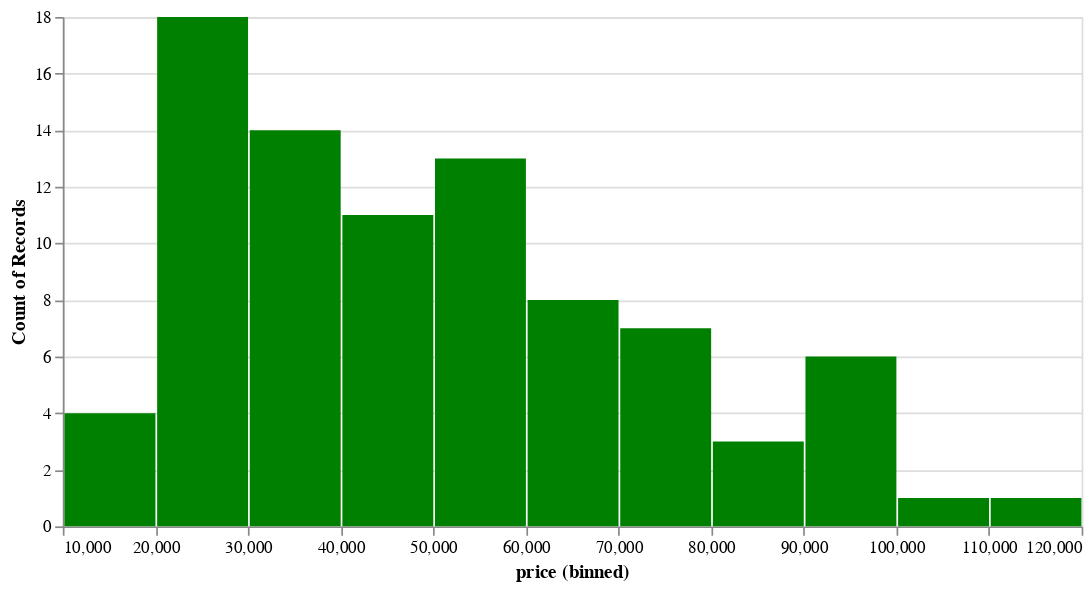

The cell this chart's notebook holds for it:
### Markdown cell above
## Monthly distribution

### Code cell
exp.distribution()

### Figure 1 — Vega specification as saved in the notebook (floating-point values rounded to 4 significant figures)
{"$schema": "https://vega.github.io/schema/vega/v5.json", "data": [{"name": "param_3_store"}, {"name": "source_0", "values": [{"__count": 4, "bin_maxbins_10_price": 10000.0, "bin_maxbins_10_price_end": 20000.0}, {"__count": 14, "bin_maxbins_10_price": 30000.0, "bin_maxbins_10_price_end": 40000.0}, {"__count": 18, "bin_maxbins_10_price": 20000.0, "bin_maxbins_10_price_end": 30000.0}, {"__count": 13, "bin_maxbins_10_price": 50000.0, "bin_maxbins_10_price_end": 60000.0}, {"__count": 11, "bin_maxbins_10_price": 40000.0, "bin_maxbins_10_price_end": 50000.0}, {"__count": 8, "bin_maxbins_10_price": 60000.0, "bin_maxbins_10_price_end": 70000.0}, {"__count": 3, "bin_maxbins_10_price": 80000.0, "bin_maxbins_10_price_end": 90000.0}, {"__count": 7, "bin_maxbins_10_price": 70000.0, "bin_maxbins_10_price_end": 80000.0}, {"__count": 1, "bin_maxbins_10_price": 110000.0, "bin_maxbins_10_price_end": 120000.0}, {"__count": 6, "bin_maxbins_10_price": 90000.0, "bin_maxbins_10_price_end": 100000.0}, {"__count": 1, "bin_maxbins_10_price": 100000.0, "bin_maxbins_10_price_end": 110000.0}]}, {"name": "source_0_y_domain___count", "values": [{"min": 1, "max": 18}]}], "signals": [{"name": "bin_maxbins_10_price_bins", "value": {"fields": ["price"], "fname": "bin_price", "start": 10000.0, "step": 10000.0, "stop": 120000.0}}, {"name": "unit", "value": {}, "on": [{"events": "pointermove", "update": "isTuple(group()) ? group() : unit"}]}, {"name": "param_3", "update": "vlSelectionResolve(\"param_3_store\", \"union\")"}, {"name": "param_3_price", "on": [{"events": [{"source": "view", "type": "dblclick"}], "update": "null"}, {"events": {"signal": "param_3_translate_delta"}, "update": "panLinear(param_3_translate_anchor.extent_x, -param_3_translate_delta.x / width)"}, {"events": {"signal": "param_3_zoom_delta"}, "update": "zoomLinear(domain(\"x\"), param_3_zoom_anchor.x, param_3_zoom_delta)"}]}, {"name": "param_3_tuple", "on": [{"events": [{"signal": "param_3_price"}], "update": "param_3_price ? {unit: \"\", fields: param_3_tuple_fields, values: [param_3_price]} : null"}]}, {"name": "param_3_tuple_fields", "value": [{"field": "price", "channel": "x", "type": "R"}]}, {"name": "param_3_translate_anchor", "value": {}, "on": [{"events": [{"source": "scope", "type": "pointerdown"}], "update": "{x: x(unit), y: y(unit), extent_x: domain(\"x\")}"}]}, {"name": "param_3_translate_delta", "value": {}, "on": [{"events": [{"source": "window", "between": [{"source": "scope", "type": "pointerdown"}, {"source": "window", "type": "pointerup"}], "consume": true, "type": "pointermove"}], "update": "{x: param_3_translate_anchor.x - x(unit), y: param_3_translate_anchor.y - y(unit)}"}]}, {"name": "param_3_zoom_anchor", "on": [{"events": [{"source": "scope", "type": "wheel", "consume": true}], "update": "{x: invert(\"x\", x(unit)), y: invert(\"y\", y(unit))}"}]}, {"name": "param_3_zoom_delta", "on": [{"events": [{"source": "scope", "consume": true, "type": "wheel"}], "update": "pow(1.001, event.deltaY * pow(16, event.deltaMode))", "force": true}]}, {"name": "param_3_modify", "on": [{"events": {"signal": "param_3_tuple"}, "update": "modify(\"param_3_store\", param_3_tuple, true)"}]}], "marks": [{"type": "rect", "name": "marks", "from": {"data": "source_0"}, "encode": {"update": {"y": {"field": "__count", "scale": "y"}, "x": {"field": "bin_maxbins_10_price_end", "scale": "x", "offset": {"signal": "0.5 + (abs(scale(\"x\", datum[\"bin_maxbins_10_price_end\"]) - scale(\"x\", datum[\"bin_maxbins_10_price\"])) < 0.25 ? 0.5 * (0.25 - (abs(scale(\"x\", datum[\"bin_maxbins_10_price_end\"]) - scale(\"x\", datum[\"bin_maxbins_10_price\"])))) : -0.5)"}}, "y2": {"value": 0, "scale": "y"}, "fill": {"value": "green"}, "x2": {"field": "bin_maxbins_10_price", "scale": "x", "offset": {"signal": "0.5 + (abs(scale(\"x\", datum[\"bin_maxbins_10_price_end\"]) - scale(\"x\", datum[\"bin_maxbins_10_price\"])) < 0.25 ? -0.5 * (0.25 - (abs(scale(\"x\", datum[\"bin_maxbins_10_price_end\"]) - scale(\"x\", datum[\"bin_maxbins_10_price\"])))) : 0.5)"}}}}, "interactive": true, "clip": true, "style": ["bar"]}], "scales": [{"name": "x", "type": "linear", "domain": {"signal": "[bin_maxbins_10_price_bins.start, bin_maxbins_10_price_bins.stop]"}, "range": [0, {"signal": "width"}], "bins": {"signal": "bin_maxbins_10_price_bins"}, "zero": false, "domainRaw": {"signal": "param_3[\"price\"]"}}, {"name": "y", "type": "linear", "domain": [{"signal": "(data(\"source_0_y_domain___count\")[0] || {}).min"}, {"signal": "(data(\"source_0_y_domain___count\")[0] || {}).max"}], "range": [{"signal": "height"}, 0], "zero": true, "nice": true}], "axes": [{"scale": "y", "tickCount": {"signal": "ceil(height/40)"}, "labels": false, "orient": "left", "grid": true, "minExtent": 0, "ticks": false, "gridScale": "x", "zindex": 0, "aria": false, "maxExtent": 0, "domain": false}, {"scale": "x", "labelOverlap": true, "orient": "bottom", "labelFlush": true, "tickCount": {"signal": "ceil(width/10)"}, "zindex": 0, "grid": false, "title": "price (binned)"}, {"scale": "y", "orient": "left", "zindex": 0, "labelOverlap": true, "grid": false, "title": "Count of Records", "tickCount": {"signal": "ceil(height/40)"}}], "padding": 5, "width": 600, "style": "cell", "background": "white", "height": 300}
